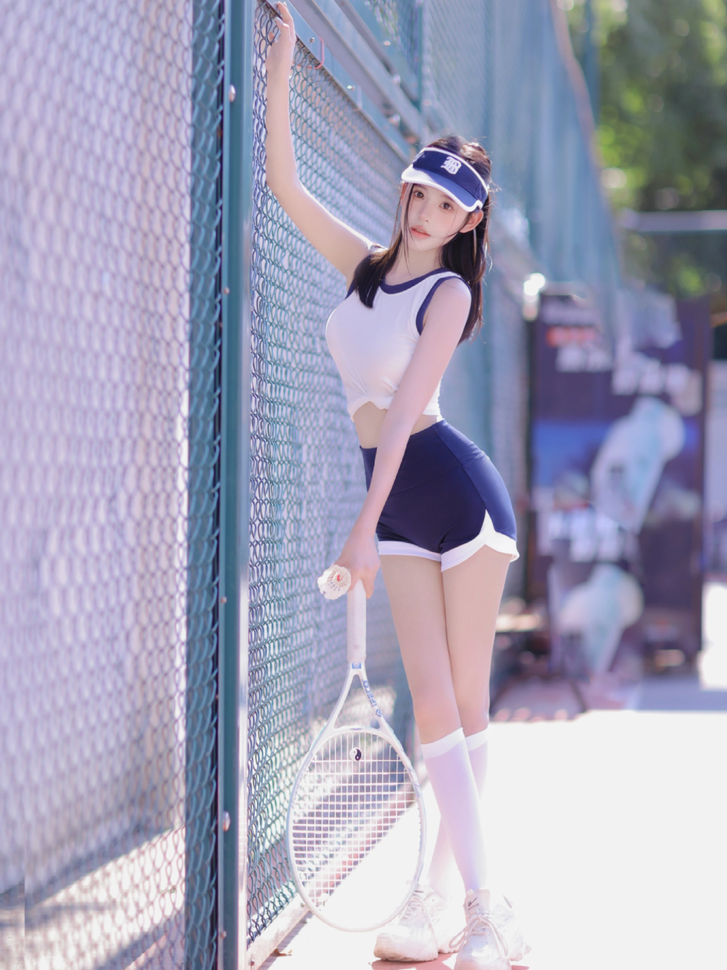
#> input picture imgs/1.png, 727 x 970 px, shrunk from 1707 x 2276 before the run
$ python opencv_test.py
#> lines starting #> are read from the running program, lines starting #| are printed output that depends on the picture; after the words box and inside, x2 and y2 are one past the last pixel; in counts of white or black regions, pixels touching at a corner belong together
import cv2
import numpy as np

# 读取图片
image = cv2.imread('./imgs/1.png')
#> image is the input picture: shape (970, 727, 3); mean B, G, R 184.3, 162.3, 163.7

# 转换为灰度图像
gray = cv2.cvtColor(image, cv2.COLOR_BGR2GRAY)
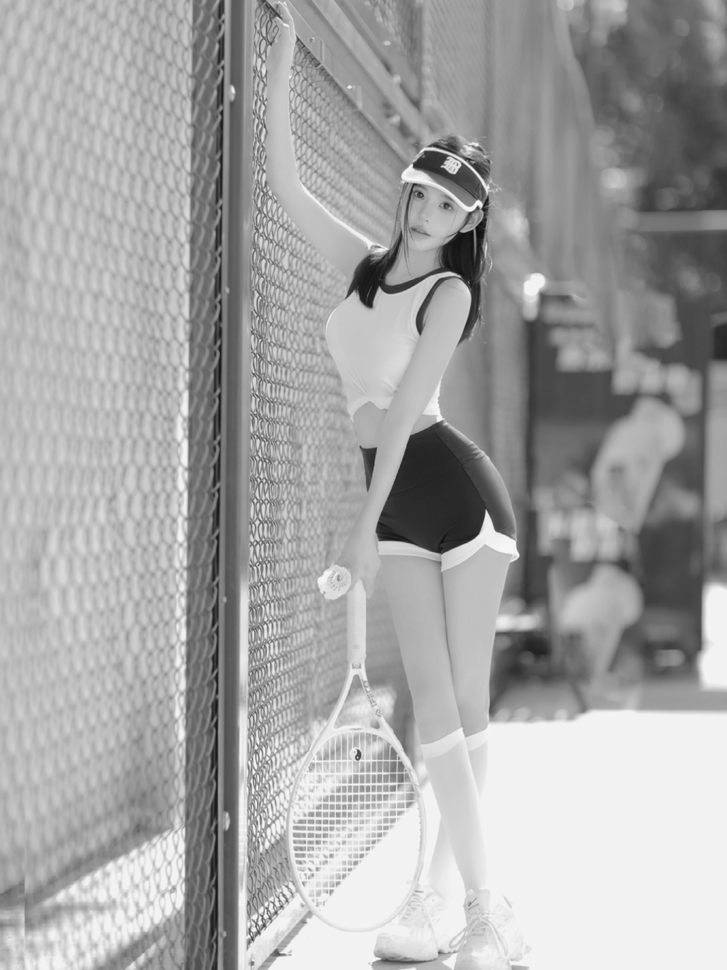
#> gray: shape (970, 727); min 13, max 254, mean 165.2

# 应用阈值处理提取高亮部分
_, thresh = cv2.threshold(gray, 190, 255, cv2.THRESH_BINARY)
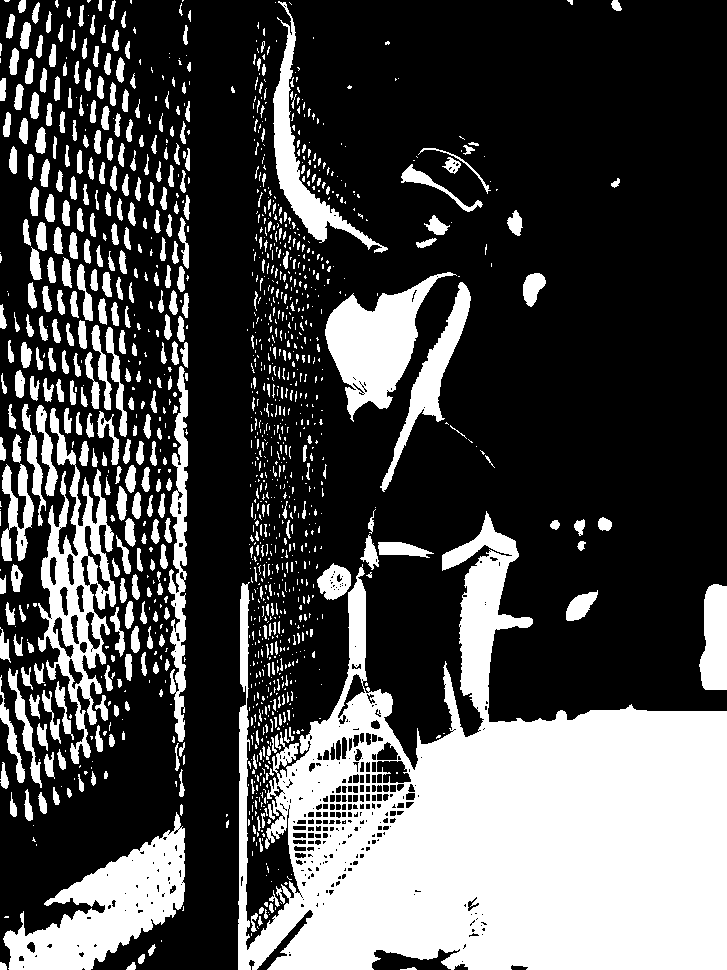
#> thresh: shape (970, 727); 30% white; 1313 white regions (890 under 20 px), largest, box (x1, y1, x2, y2) and area: (238, 511, 727, 970) 118651, (3, 812, 185, 970) 12370, (38, 408, 116, 764) 9259

# 对高亮部分应用高斯模糊以创建发光效果
glow = cv2.GaussianBlur(thresh, (0, 0), sigmaX=30, sigmaY=30)
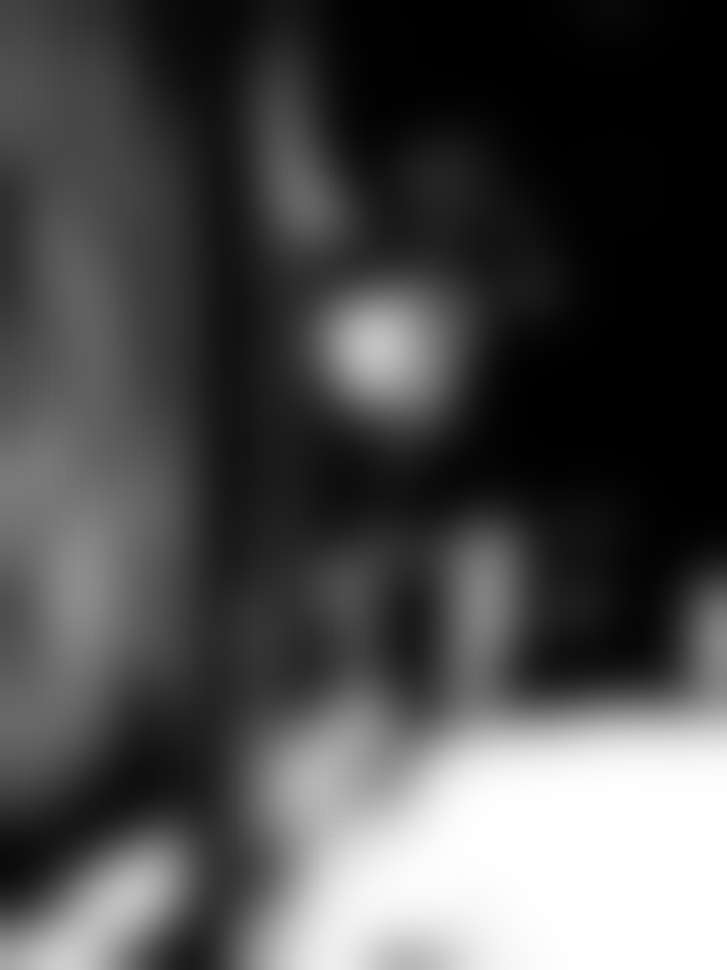
#> glow: shape (970, 727); min 0, max 255, mean 76.6

# 将发光效果转换为彩色图像
glow_color = cv2.cvtColor(glow, cv2.COLOR_GRAY2BGR)

# 调整发光效果的亮度
glow_color = (glow_color * 0.5).astype(np.uint8)
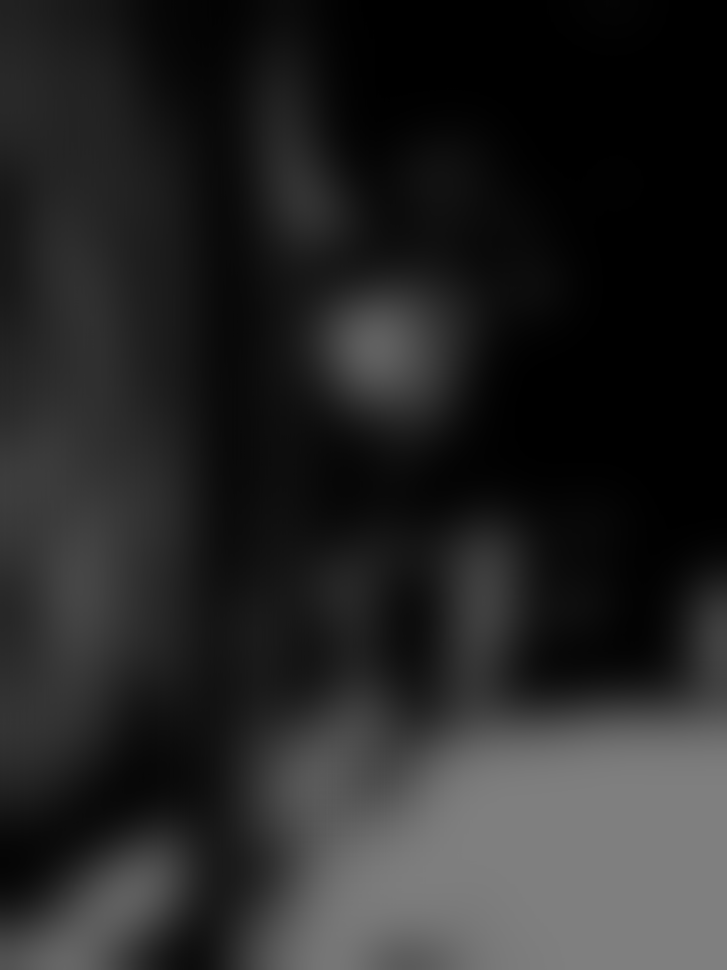
#> glow_color: shape (970, 727, 3); min 0, max 127, mean 38.1

print(glow_color.shape)
#| (970, 727, 3)
print(image.shape)
#| (970, 727, 3)

# 将发光效果叠加到原始图片上
result = cv2.addWeighted(image, 1, glow_color, 1, 0)
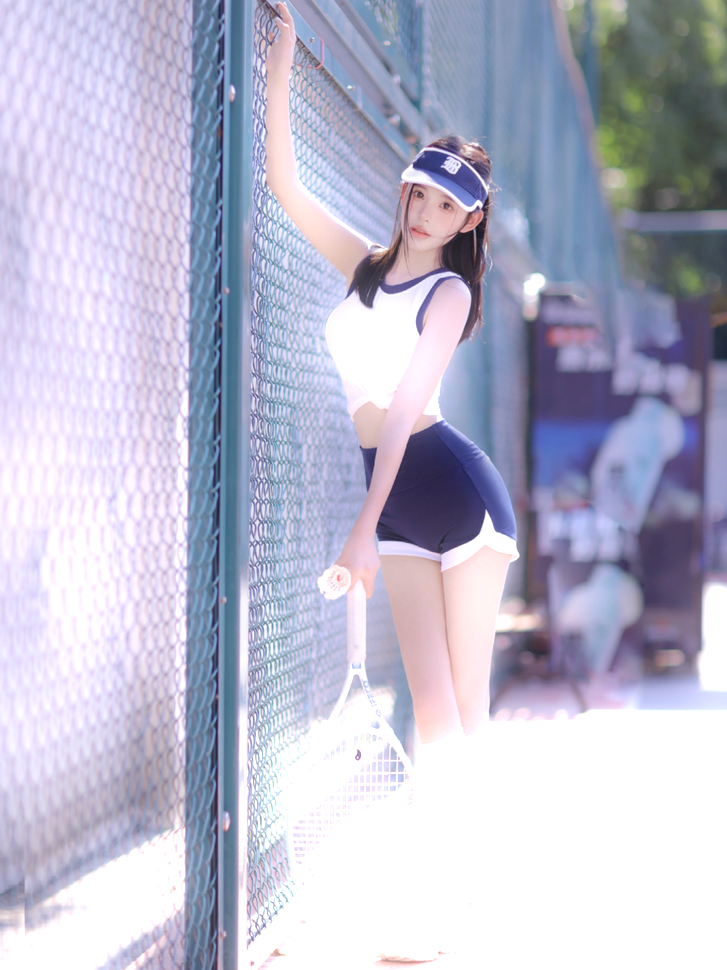
#> result: shape (970, 727, 3); mean B, G, R 205.3, 185.2, 185.3

# # 显示结果
cv2.imshow('origin img', image)
cv2.imshow('Glow Effect', result)
cv2.imshow('thresh', thresh)
# cv2.imshow('glow', glow)
# cv2.imshow('glow_color', glow_color)

cv2.waitKey(0)
cv2.destroyAllWindows()

###发光特效实验
